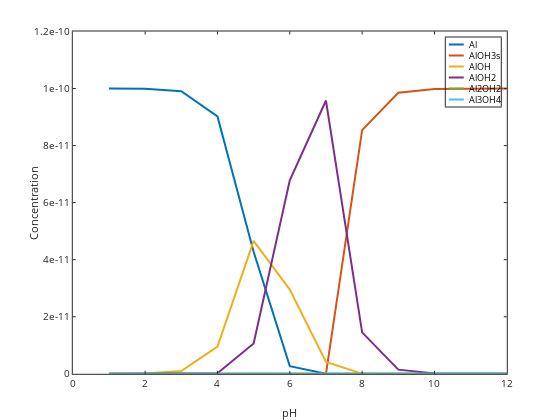

The notebook cell saved with this chart:
### Code cell
h=plot(pH,AlPHREEQC,pH,AlOH3sPHREEQC,pH,AlOHPHREEQC,pH,AlOH2PHREEQC,pH,Al2OH2PHREEQC,pH,Al3OH4PHREEQC);
legend('Al','AlOH3s','AlOH','AlOH2','Al2OH2','Al3OH4');
set(h,'linewidth',2);
xlabel('pH');ylabel('Concentration');

### Figure 1 — Plotly figure (JSON) as saved in the notebook; plotly's stock layout.template omitted (floating-point values rounded to 4 significant figures)
{"data": [{"line": {"color": "rgb(0,113,188)", "dash": "solid", "width": 2}, "marker": {"color": "rgb(0,113,188)", "line": {"color": "rgb(0,113,188)"}, "size": 6, "symbol": "none"}, "mode": "lines", "name": "Al", "showlegend": true, "type": "scatter", "visibility": true, "x": [1, 2, 3, 4, 5, 6, 7, 8, 9, 10, 11, 12], "xaxis": "x", "y": [1e-10, 9.993e-11, 9.904e-11, 9.023e-11, 4.276e-11, 2.684e-12, 3.777e-14, 5.745e-17, 5.839e-20, 6.145e-23, 7.204e-26, 1.161e-28], "yaxis": "y"}, {"line": {"color": "rgb(216,82,24)", "dash": "solid", "width": 2}, "marker": {"color": "rgb(216,82,24)", "line": {"color": "rgb(216,82,24)"}, "size": 6, "symbol": "none"}, "mode": "lines", "name": "AlOH3s", "showlegend": true, "type": "scatter", "visibility": true, "x": [1, 2, 3, 4, 5, 6, 7, 8, 9, 10, 11, 12], "xaxis": "x", "y": [0, 0, 0, 0, 0, 0, 0, 8.542e-11, 9.855e-11, 9.985e-11, 9.999e-11, 1e-10], "yaxis": "y"}, {"line": {"color": "rgb(236,176,31)", "dash": "solid", "width": 2}, "marker": {"color": "rgb(236,176,31)", "line": {"color": "rgb(236,176,31)"}, "size": 6, "symbol": "none"}, "mode": "lines", "name": "AlOH", "showlegend": true, "type": "scatter", "visibility": true, "x": [1, 2, 3, 4, 5, 6, 7, 8, 9, 10, 11, 12], "xaxis": "x", "y": [3.815e-15, 7.446e-14, 9.607e-13, 9.556e-12, 4.659e-11, 2.95e-11, 4.162e-12, 6.315e-14, 6.361e-16, 6.507e-18, 6.983e-20, 8.634e-22], "yaxis": "y"}, {"line": {"color": "rgb(125,46,141)", "dash": "solid", "width": 2}, "marker": {"color": "rgb(125,46,141)", "line": {"color": "rgb(125,46,141)"}, "size": 6, "symbol": "none"}, "mode": "lines", "name": "AlOH2", "showlegend": true, "type": "scatter", "visibility": true, "x": [1, 2, 3, 4, 5, 6, 7, 8, 9, 10, 11, 12], "xaxis": "x", "y": [4.644e-20, 1.356e-17, 2.049e-15, 2.148e-13, 1.065e-11, 6.782e-11, 9.58e-11, 1.452e-11, 1.454e-12, 1.463e-13, 1.489e-14, 1.57e-15], "yaxis": "y"}, {"line": {"color": "rgb(118,171,47)", "dash": "solid", "width": 2}, "marker": {"color": "rgb(118,171,47)", "line": {"color": "rgb(118,171,47)"}, "size": 6, "symbol": "none"}, "mode": "lines", "name": "Al2OH2", "showlegend": true, "type": "scatter", "visibility": true, "x": [1, 2, 3, 4, 5, 6, 7, 8, 9, 10, 11, 12], "xaxis": "x", "y": [1.33e-26, 1.741e-24, 1.901e-22, 1.634e-20, 3.712e-19, 1.467e-19, 2.909e-21, 6.724e-25, 6.921e-29, 7.578e-33, 1.005e-36, 2.348e-40], "yaxis": "y"}, {"line": {"color": "rgb(76,189,237)", "dash": "solid", "width": 2}, "marker": {"color": "rgb(76,189,237)", "line": {"color": "rgb(76,189,237)"}, "size": 6, "symbol": "none"}, "mode": "lines", "name": "Al3OH4", "showlegend": true, "type": "scatter", "visibility": true, "x": [1, 2, 3, 4, 5, 6, 7, 8, 9, 10, 11, 12], "xaxis": "x", "y": [0, 1.122e-36, 1.215e-32, 9.518e-29, 1.025e-25, 2.542e-25, 7.094e-27, 2.494e-31, 2.608e-36, 0, 0, 0], "yaxis": "y"}, {"hoverinfo": "none", "line": {"color": "rgb(0,113,188)", "dash": "solid", "width": 2}, "marker": {"color": "rgb(0,113,188)", "line": {"color": "rgb(0,113,188)"}, "size": 6, "symbol": "none"}, "mode": "lines", "name": "", "showlegend": false, "type": "scatter", "visibility": true, "x": [3, 18], "xaxis": "x2", "y": [7, 7], "yaxis": "y2"}, {"hoverinfo": "none", "line": {"color": "rgb(216,82,24)", "dash": "solid", "width": 2}, "marker": {"color": "rgb(216,82,24)", "line": {"color": "rgb(216,82,24)"}, "size": 6, "symbol": "none"}, "mode": "lines", "name": "", "showlegend": false, "type": "scatter", "visibility": true, "x": [3, 18], "xaxis": "x2", "y": [18, 18], "yaxis": "y2"}, {"hoverinfo": "none", "line": {"color": "rgb(236,176,31)", "dash": "solid", "width": 2}, "marker": {"color": "rgb(236,176,31)", "line": {"color": "rgb(236,176,31)"}, "size": 6, "symbol": "none"}, "mode": "lines", "name": "", "showlegend": false, "type": "scatter", "visibility": true, "x": [3, 18], "xaxis": "x2", "y": [29, 29], "yaxis": "y2"}, {"hoverinfo": "none", "line": {"color": "rgb(125,46,141)", "dash": "solid", "width": 2}, "marker": {"color": "rgb(125,46,141)", "line": {"color": "rgb(125,46,141)"}, "size": 6, "symbol": "none"}, "mode": "lines", "name": "", "showlegend": false, "type": "scatter", "visibility": true, "x": [3, 18], "xaxis": "x2", "y": [40, 40], "yaxis": "y2"}, {"hoverinfo": "none", "line": {"color": "rgb(118,171,47)", "dash": "solid", "width": 2}, "marker": {"color": "rgb(118,171,47)", "line": {"color": "rgb(118,171,47)"}, "size": 6, "symbol": "none"}, "mode": "lines", "name": "", "showlegend": false, "type": "scatter", "visibility": true, "x": [3, 18], "xaxis": "x2", "y": [51, 51], "yaxis": "y2"}, {"hoverinfo": "none", "line": {"color": "rgb(76,189,237)", "dash": "solid", "width": 2}, "marker": {"color": "rgb(76,189,237)", "line": {"color": "rgb(76,189,237)"}, "size": 6, "symbol": "none"}, "mode": "lines", "name": "", "showlegend": false, "type": "scatter", "visibility": true, "x": [3, 18], "xaxis": "x2", "y": [62, 62], "yaxis": "y2"}], "layout": {"annotations": [{"font": {"color": "rgb(0, 0, 0)", "size": 9}, "showarrow": false, "text": "Al", "x": 21, "xanchor": "left", "xref": "x2", "y": 7, "yanchor": "middle", "yref": "y2"}, {"font": {"color": "rgb(0, 0, 0)", "size": 9}, "showarrow": false, "text": "AlOH3s", "x": 21, "xanchor": "left", "xref": "x2", "y": 18, "yanchor": "middle", "yref": "y2"}, {"font": {"color": "rgb(0, 0, 0)", "size": 9}, "showarrow": false, "text": "AlOH", "x": 21, "xanchor": "left", "xref": "x2", "y": 29, "yanchor": "middle", "yref": "y2"}, {"font": {"color": "rgb(0, 0, 0)", "size": 9}, "showarrow": false, "text": "AlOH2", "x": 21, "xanchor": "left", "xref": "x2", "y": 40, "yanchor": "middle", "yref": "y2"}, {"font": {"color": "rgb(0, 0, 0)", "size": 9}, "showarrow": false, "text": "Al2OH2", "x": 21, "xanchor": "left", "xref": "x2", "y": 51, "yanchor": "middle", "yref": "y2"}, {"font": {"color": "rgb(0, 0, 0)", "size": 9}, "showarrow": false, "text": "Al3OH4", "x": 21, "xanchor": "left", "xref": "x2", "y": 62, "yanchor": "middle", "yref": "y2"}], "height": 420, "hovermode": "closest", "margin": {"b": 0, "l": 0, "r": 0, "t": 0}, "plot_bgcolor": "rgba(0, 0, 0, 0)", "showlegend": false, "width": 560, "xaxis": {"anchor": "y", "autorange": false, "domain": [0.13, 0.905], "exponentformat": "none", "gridcolor": "rgba(38,38,38,0.15)", "gridwidth": 1, "linecolor": "rgb(38,38,38)", "linewidth": 1, "mirror": "ticks", "range": [0, 12], "showgrid": false, "showline": true, "side": "bottom", "spikedash": "solid", "spikemode": "across", "spikesides": false, "spikethickness": 1, "tickangle": 0, "tickcolor": "rgb(38,38,38)", "tickfont": {"color": "rgb(38,38,38)", "size": 10}, "ticklen": 3, "ticks": "inside", "ticktext": ["0", "2", "4", "6", "8", "10", "12"], "tickvals": [0, 2, 4, 6, 8, 10, 12], "title": {"font": {"color": "rgb(38,38,38)", "size": 11}, "text": "pH"}, "type": "linear", "visible": true, "zeroline": false}, "xaxis2": {"anchor": "y2", "autorange": false, "domain": [0.7961, 0.8943], "exponentformat": "none", "fixedrange": true, "gridcolor": "rgba(38,38,38,0.15)", "gridwidth": 1, "linecolor": "rgb(38,38,38)", "linewidth": 1, "mirror": true, "range": [0, 55], "showgrid": false, "showline": true, "showspikes": false, "side": "bottom", "spikedash": "solid", "spikemode": "across", "spikesides": false, "spikethickness": 1, "tickangle": 0, "tickcolor": "rgb(38,38,38)", "tickfont": {"color": "rgb(38,38,38)", "size": 9}, "ticklen": 3, "ticks": "", "ticktext": [], "tickvals": [], "title": {"font": {"color": "rgb(0, 0, 0)", "size": 9.9}, "text": ""}, "type": "linear", "visible": true, "zeroline": false}, "yaxis": {"anchor": "x", "autorange": false, "domain": [0.11, 0.925], "exponentformat": "none", "gridcolor": "rgba(38,38,38,0.15)", "gridwidth": 1, "linecolor": "rgb(38,38,38)", "linewidth": 1, "mirror": "ticks", "range": [0, 1.2e-10], "showgrid": false, "showline": true, "side": "left", "spikedash": "solid", "spikemode": "across", "spikesides": false, "spikethickness": 1, "tickangle": 0, "tickcolor": "rgb(38,38,38)", "tickfont": {"color": "rgb(38,38,38)", "size": 10}, "ticklen": 3, "ticks": "inside", "ticktext": ["0", "2e-11", "4e-11", "6e-11", "8e-11", "1e-10", "1.2e-10"], "tickvals": [0, 2e-11, 4e-11, 6e-11, 8e-11, 1e-10, 1.2e-10], "title": {"font": {"color": "rgb(38,38,38)", "size": 11}, "text": "Concentration"}, "type": "linear", "visible": true, "zeroline": false}, "yaxis2": {"anchor": "x2", "autorange": false, "domain": [0.7464, 0.9107], "exponentformat": "none", "fixedrange": true, "gridcolor": "rgba(38,38,38,0.15)", "gridwidth": 1, "linecolor": "rgb(38,38,38)", "linewidth": 1, "mirror": true, "range": [69, 0], "showgrid": false, "showline": true, "showspikes": false, "side": "left", "spikedash": "solid", "spikemode": "across", "spikesides": false, "spikethickness": 1, "tickangle": 0, "tickcolor": "rgb(38,38,38)", "tickfont": {"color": "rgb(38,38,38)", "size": 9}, "ticklen": 3, "ticks": "", "ticktext": [], "tickvals": [], "title": {"font": {"color": "rgb(0, 0, 0)", "size": 9.9}, "text": ""}, "type": "linear", "visible": true, "zeroline": false}}}
